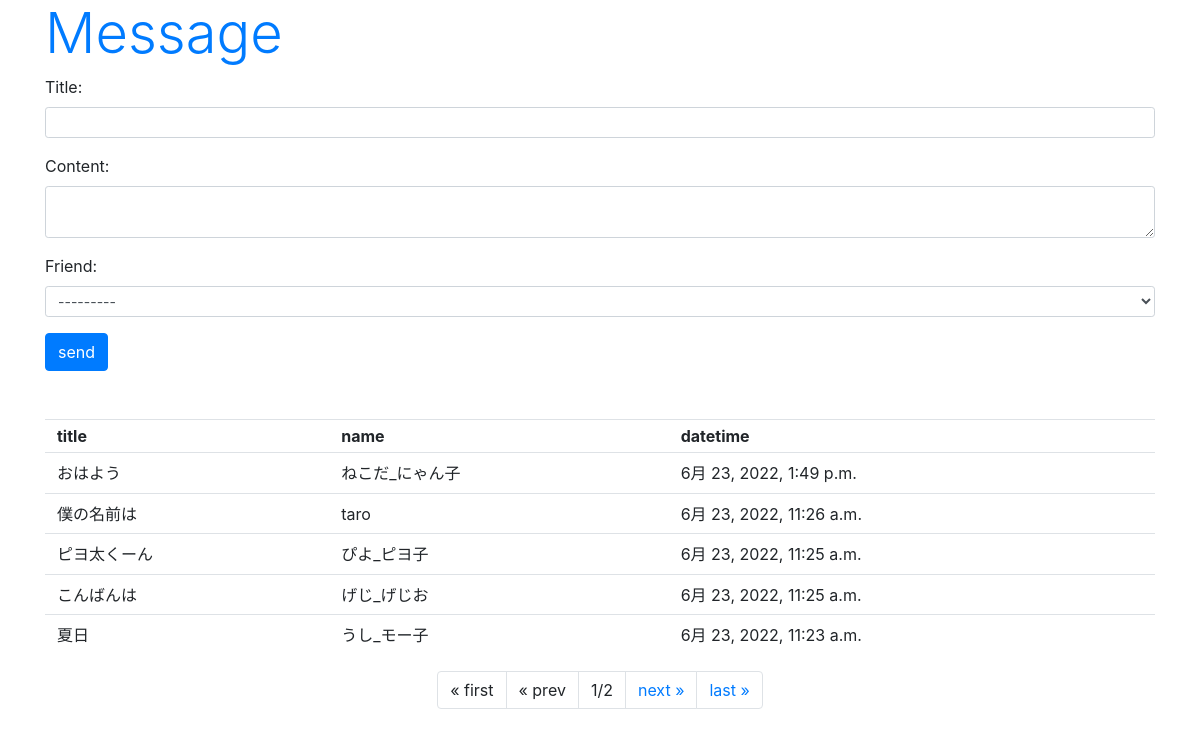
Page /hello/message/ on the committed database.
### hello/models.py (models this page shows, shortened)
class Message(models.Model):
    friend=models.ForeignKey(Friend, on_delete=models.CASCADE)
    title=models.CharField(max_length=100)
    content=models.CharField(max_length=300)
    pub_date=models.DateTimeField(auto_now_add=True)
    class Meta:
        ordering=('pub_date',)

class Friend(models.Model):
    name=models.CharField(max_length=100,\
        validators=[number_only])
    mail=models.EmailField(max_length=200)
    gender=models.BooleanField()
    age=models.IntegerField()
    birthday=models.DateField()
    def __str__(self):
        return '<Friend:id='+str(self.id)+','+\
            self.name+'('+str(self.age)+')>'

### hello/views.py (the view)
# urls.py: path('message/',views.message,name='message'),
def message(request, page=1):
    if (request.method == 'POST'):
        obj = Message()
        form = MessageForm(request.POST, instance=obj)
        form.save()
    data = Message.objects.all().reverse()
    paginator = Paginator(data, 5)
    params = {
        'title': 'Message',
        'form': MessageForm(),
        'data': paginator.get_page(page),
    }
    return render(request, 'hello/message.html', params)

### hello/forms.py
class MessageForm(forms.ModelForm):
    class Meta:
        model = Message
        fields = ['title','content','friend']
        widgets = {
            'title': forms.TextInput(attrs={'class':'form-control form-control-sm'}),
            'content': forms.Textarea(attrs={'class':'form-control form-control-sm', 'rows':2}),
            'friend': forms.Select(attrs={'class':'form-control form-control-sm'}),
        }

### hello/templates/hello/message.html (shortened to what this page needs)
{% load static %}
<!doctype html>
<html lang="ja">
<head>
    <link rel="stylesheet"
    href="https://stackpath.bootstrapcdn.com/bootstrap/4.3.1/css/bootstrap.min.css"
>
</head>
<body class="container">
    <h1 class="display-4 text-primary">
        {{title}}</h1>
        <form action="{% url 'message' %}" method="post">
        {{ form.as_p }}
        <input type="submit" value="send"
            class="btn btn-primary">
    <table class="table">
        <tr>
            <th class="py-1">title</th>
            <th class="py-1">name</th>
            <th class="py-1">datetime</th>
        </tr>
    {% for item in data %}
        <tr>
            <td class="py-2">{{item.title}}</td>
            <td class="py-2">{{item.friend.name}}</td>
            <td class="py-2">{{item.pub_date}}</td>
        <tr>
    {% endfor %}
    </table>
    <ul class="pagination  justify-content-center">
        {% if data.has_previous %}
        <li class="page-item">
            <a class="page-link" href="{% url 'message' %}">
                &laquo; first</a>
        </li>
        <li class="page-item">
            <a class="page-link"
            href="{% url 'message' %}{{data.previous_page_number}}">
                &laquo; prev</a>
        </li>
        {% else %}
        <li class="page-item">
            <a class="page-link">&laquo; first</a>
        </li>
        <li class="page-item">
            <a class="page-link">&laquo; prev</a>
        </li>
        {% endif %}
        <li class="page-item">
            <a class="page-link">
            {{data.number}}/{{data.paginator.num_pages}}</a>
        </li>
        {% if data.has_next %}
        <li class="page-item">
            <a class="page-link"
            href="{% url 'message' %}{{data.next_page_number }}">
                next &raquo;</a>
        </li>
        <li class="page-item">
            <a class="page-link"
            href="{% url 'message' %}{{data.paginator.num_pages}}">
                last &raquo;</a>
        </li>
        {% endif %}
    </ul>
</body>
</html>

### rows in the picture
Message: title "おはよう", friend.name "ねこだ_にゃん子", pub_date "6月 23, 2022, 1:49 p.m."
Message: title "僕の名前は", friend.name "taro", pub_date "6月 23, 2022, 11:26 a.m."
Message: title "ピヨ太くーん", friend.name "ぴよ_ピヨ子", pub_date "6月 23, 2022, 11:25 a.m."
Message: title "こんばんは", friend.name "げじ_げじお", pub_date "6月 23, 2022, 11:25 a.m."
Message: title "夏日", friend.name "うし_モー子", pub_date "6月 23, 2022, 11:23 a.m."

### other values in the picture
{{ title }} "Message"
{{ data.number }} "1"
{{ data.paginator.num_pages }} "2"
